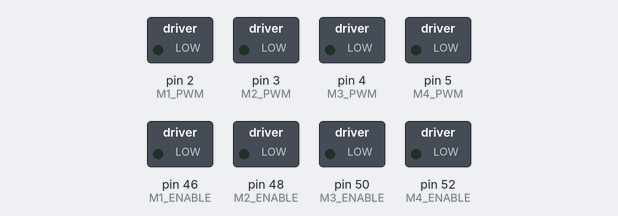
Bench run of a sketch on a simulated Arduino Mega 2560, built with avr-gcc and run on an emulated ATmega2560. Parts: switched loads named in the sketch (green lamp = pin HIGH).

Above: at 0.05 s.
At 7.6 s:
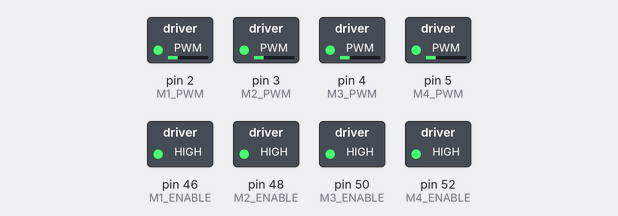
At 15.05 s:
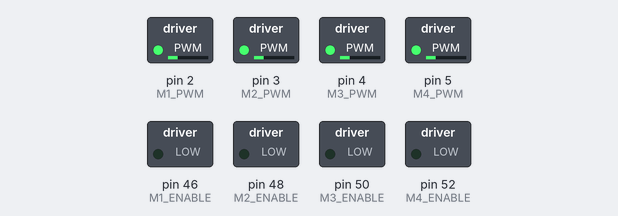
Timing chart, 0 to 17.3 s (numbered marks = the images above):
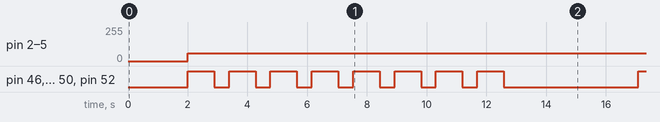

The sketch:

controllingmotorsusingPWM.ino
```cpp
#define M1_PWM 2
#define M2_PWM 3
#define M3_PWM 4
#define M4_PWM 5

#define M1_ENABLE 46
#define M2_ENABLE 48
#define M3_ENABLE 50
#define M4_ENABLE 52

void setup() {
  // put your setup code here, to run once:
  pinMode(M1_PWM,OUTPUT);
  pinMode(M2_PWM,OUTPUT);
  pinMode(M3_PWM,OUTPUT); //FRONT-RIGHT
  pinMode(M4_PWM,OUTPUT); //BACK-RIGHT

  pinMode(M1_ENABLE, OUTPUT);//high or low
  pinMode(M2_ENABLE, OUTPUT);//high or low
  pinMode(M3_ENABLE, OUTPUT);//high or low
  pinMode(M4_ENABLE, OUTPUT);//high or low


}

void loop() {
  delay(2000);
  turn_right_level(8);
  stop();
  delay(2000);
}

void go_straight(int time){
  // put your main code here, to run repeatedly:
  analogWrite(M1_PWM,90); //less than 128 -> forward, more than 128->backward, 128 == stop
  digitalWrite(M1_ENABLE, HIGH); //on or off

  analogWrite(M2_PWM,90); //less than 128 -> forward, more than 128->backward, 128 == stop
  digitalWrite(M2_ENABLE, HIGH); //on or off

  analogWrite(M3_PWM,158); //less than 128 -> forward, more than 128->backward, 128 == stop
  digitalWrite(M3_ENABLE, HIGH); //on or off

  analogWrite(M4_PWM,158); //less than 128 -> forward, more than 128->backward, 128 == stop
  digitalWrite(M4_ENABLE, HIGH); //on or off

  delay(time);
}

void go_back(int time){
  // put your main code here, to run repeatedly:
  analogWrite(M1_PWM,158); //less than 128 -> forward, more than 128->backward, 128 == stop
  digitalWrite(M1_ENABLE, HIGH); //on or off

  analogWrite(M2_PWM,158); //less than 128 -> forward, more than 128->backward, 128 == stop
  digitalWrite(M2_ENABLE, HIGH); //on or off

  analogWrite(M3_PWM,90); //less than 128 -> forward, more than 128->backward, 128 == stop
  digitalWrite(M3_ENABLE, HIGH); //on or off

  analogWrite(M4_PWM,90); //less than 128 -> forward, more than 128->backward, 128 == stop
  digitalWrite(M4_ENABLE, HIGH); //on or off

  delay(time);
}

void turn_right(){
  //time to turn 90 = 2 seconds
  int pwm_value = 60;
  int time = 885;
  analogWrite(M1_PWM,pwm_value); //less than 128 -> forward, more than 128->backward, 128 == stop
  digitalWrite(M1_ENABLE, HIGH); //on or off

  analogWrite(M2_PWM,pwm_value); //less than 128 -> forward, more than 128->backward, 128 == stop
  digitalWrite(M2_ENABLE, HIGH); //on or off

  analogWrite(M3_PWM,pwm_value); //more than 128 -> forward, more than 128->backward, 128 == stop
  digitalWrite(M3_ENABLE, HIGH); //on or off

  analogWrite(M4_PWM,pwm_value); //more than 128 -> forward, more than 128->backward, 128 == stop
  digitalWrite(M4_ENABLE, HIGH); //on or off
  delay(time);//time to turn 45 degrees
  stop();
  delay(500);
}


void turn_left(){
  //time to turn 90 = 2 seconds
  int pwm_value = 196;
  int time = 885;
  analogWrite(M1_PWM,pwm_value); //less than 128 -> forward, more than 128->backward, 128 == stop
  digitalWrite(M1_ENABLE, HIGH); //on or off

  analogWrite(M2_PWM,pwm_value); //less than 128 -> forward, more than 128->backward, 128 == stop
  digitalWrite(M2_ENABLE, HIGH); //on or off

  analogWrite(M3_PWM,pwm_value); //more than 128 -> forward, more than 128->backward, 128 == stop
  digitalWrite(M3_ENABLE, HIGH); //on or off

  analogWrite(M4_PWM,pwm_value); //more than 128 -> forward, more than 128->backward, 128 == stop
  digitalWrite(M4_ENABLE, HIGH); //on or off
  delay(time);//time to turn 45 degrees
  stop();
  delay(500);
}

void turn_right_level(int level){ //level 1-8, 1= 45 degrees, 8 = 360 degrees
  int i = 0;
  while(i<level){
    turn_right();
    i++;
  }
}

void turn_left_level(int level){ //level 1-8, 1= 45 degrees, 8 = 360 degrees
  int i = 0;
  while(i<level){
    turn_left();
    i++;
  }
}

void stop(){
  digitalWrite(M1_ENABLE, LOW); //on or off
  digitalWrite(M2_ENABLE, LOW); //on or off
  digitalWrite(M3_ENABLE, LOW); //on or off
  digitalWrite(M4_ENABLE, LOW); //on or off
}
```

Measured:
- by itself, pin 2 (M1_PWM), pin 3 (M2_PWM), pin 4 (M3_PWM), pin 5 (M4_PWM): 0/255 → 60/255 at 2.0 s
- by itself, pin 46 (M1_ENABLE), pin 48 (M2_ENABLE), pin 50 (M3_ENABLE), pin 52 (M4_ENABLE): repeats every 15.1 s: 7 × (LOW 0.50 s, HIGH 0.89 s), LOW 4.5 s, HIGH 0.89 s
